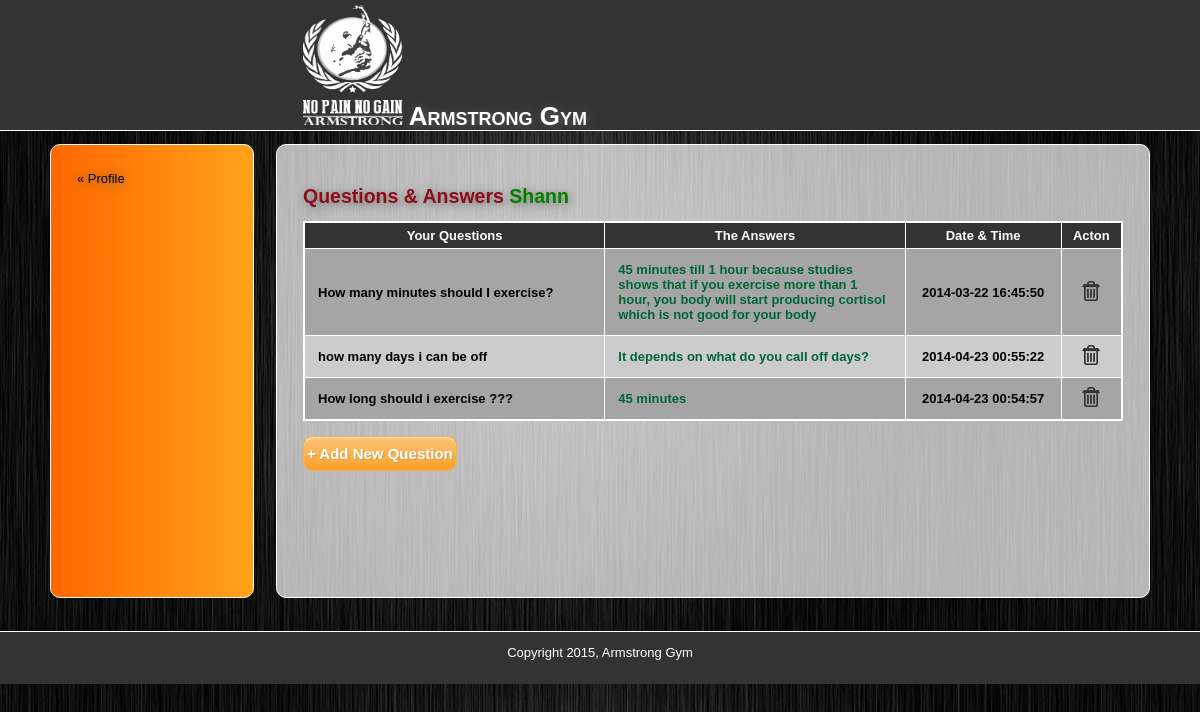
Screenshot of /q_and_a.php (signed in) with the database file from the repository.
### tables this page shows
CREATE TABLE `q_and_a` (
  `id` int(11) NOT NULL AUTO_INCREMENT,
  `user_id` int(11) NOT NULL,
  `question` text,
  `answer` text,
  `date` timestamp NULL DEFAULT CURRENT_TIMESTAMP ON UPDATE CURRENT_TIMESTAMP,
  PRIMARY KEY (`id`),
  KEY `user_id` (`user_id`),
  CONSTRAINT `q_and_a_ibfk_1` FOREIGN KEY (`user_id`) REFERENCES `users` (`id`) ON DELETE CASCADE ON UPDATE CASCADE
);

### includes/functions.php (called while the page is built, shortened)
<?php
function find_questions_by_user_id($id) {
	global $connection;
	$query = "SELECT * ";
	$query .= "FROM q_and_a ";
	$query .= "WHERE user_id = {$id}";
	$user_set = mysqli_query($connection, $query);
	return $user_set;
}
function find_member_by_id($user_id) {
	global $connection;
	$safe_user_id = mysqli_real_escape_string($connection, $user_id);
	$query = "SELECT * ";
	$query .= "FROM users ";
	$query .= "WHERE id = {$safe_user_id} ";
	$query .= "LIMIT 1";
	$user_set = mysqli_query($connection, $query);
	if ($user = mysqli_fetch_assoc($user_set)) {
		return $user;
	} else {
		return null;
	}
}

### public/q_and_a.php (the view, shortened to what this page needs)
<?php require_once("../includes/db_connection.php");     ?>
<?php require_once("../includes/functions.php");     ?>
<?php
  $user_id = $_SESSION["id"];
  $question_set = find_questions_by_user_id($user_id);
  $user_set = find_member_by_id($user_id);
  ?>
  <?php include("../includes/layouts/header.php"); ?>
  <div id="main">
  	<div id="navigation">
  		<p><a href="user_content.php">&laquo; Profile</a></p>
  		<br />
  	</div>
  	<div id="page">
  		<h2>
  			Questions & Answers
  			<?php
  			echo '<span style="color: green;">';
  			echo ucfirst(htmlentities($_SESSION["username"]));
  			echo '</span>';
  			?>
  		</h2>
  		<?php if (empty($user_set["admin"])) { ?>
  		<p style="color: #006633; font-weight: bold;">You Cannot ask any questions because you have no personal trainer yet.</p>
  		<p style="color: #006633; font-weight: bold;">To get a personal trainer, please talk to the receptionists.</p>
  		<?php } else { ?>
  		<table border="1" style="border-collapse: collapse;">
  			<tr>
  				<th style="width: 300px;">Your Questions</th>
  				<th style="width: 300px;">The Answers</th>
  				<th style="width: 150px;">Date & Time</th>
  				<th style="width: 50px;">Acton</th>
  			</tr>
  			<?php while ($user = mysqli_fetch_assoc($question_set)) { ?>
  			<tr>
  				<td style="padding: 1em;"><?php echo htmlentities($user["question"]); ?></td>
  				<td style="color: #006633; padding: 1em;">
  					<?php
  					if (empty($user["answer"])) {
  						echo "<center style=\"color: darkred;\">";
  						echo "Waiting to be answered...";
  						echo "</center>";
  					} else {
  						echo htmlentities($user["answer"]);
  					}
  					?>
  				</td>
  				<td><center><?php echo htmlentities($user["date"]); ?></center></td>
  				<td>
  					<center>
  						<a class="link e_d_img" title="Delete" href="delete_question.php?id=<?php echo urlencode($user["id"]); ?>" onclick="return confirm('Are you sure you want to delete?');">
  							<img src="images/delete-icon.png" alt="Delete">
  						</a>
  					</center>
  				</td>
  			</tr>
  			<?php } ?>
  		</table> <br />
  		<button class="buttons" onclick="window.location.href = 'new_question.php';">+ Add New Question</button>
  		<?php } ?>
  	</div>
  </div>
  <?php include("../includes/layouts/footer.php"); ?>

### public/stylesheets/public.css (style rules this page uses)
* { margin: 0; padding: 0; }
body { font-family: "Century Gothic", Tahoma, Helvetica, Arial, sans-serif; background-image: url(../images/gym.jpg); width: 100%; height: 100%; font-size: 13px; line-height: 15px; margin: 0 auto; min-width: 900px; }
img { border: none; }
button { padding: 3px; }
a { color: #8D0D19; text-shadow: 1px 1px 10px #666; }
#main { min-height: 500px; width: 1100px; margin: auto; }
#navigation { min-height: 400px; float: left; margin: 1em 0; padding: 2em; width: 150px; font-family: "Century Gothic", Tahoma, Helvetica, Arial, sans-serif; color: #000000; border: 1px solid white; -webkit-border-radius: 10px; -moz-border-radius: 10px; -o-border-radius: 10px; border-radius: 10px; background: -webkit-linear-gradient(270deg, #FFA319, #FF6600); background: -moz-linear-gradient(270deg, #FFA319, #FF6600); background: -o-linear-gradient(270deg, #FFA319, #FF6600); background: -ms-linear-gradient(270deg, #FFA319, #FF6600); background: linear-gradient(270deg, #FFA319, #FF6600); }
#navigation a { font-family: Helvetica, Arial, sans-serif; color: black; text-decoration: none; }
#page { margin: 1em 0; float: right; min-height: 400px; width: 820px; background-color: rgba(255,255,255, 0.7); padding: 2em; border: 1px solid white; -webkit-border-radius: 10px; -moz-border-radius: 10px; -o-border-radius: 10px; border-radius: 10px; }
#page h2 { color: #8D0D19; line-height: 50px; text-shadow: 2px 2px 10px #666; }
.link { text-decoration: none; }
td { padding: 0 1px; font-weight: bold; }
th { background-color: #333333; color: #FFFFFF; padding: 5px; border: 1px solid white; }
table { border: 2px solid white; border-collapse: collapse; }
.buttons { -moz-box-shadow:inset 0px 1px 0px 0px #fce2c1; -webkit-box-shadow:inset 0px 1px 0px 0px #fce2c1; box-shadow:inset 0px 1px 0px 0px #fce2c1; background:-webkit-gradient( linear, left top, left bottom, color-stop(0.05, #ffc477), color-stop(1, #fb9e25) ); background:-moz-linear-gradient( center top, #ffc477 5%, #fb9e25 100% ); filter:progid:DXImageTransform.Microsoft.gradient(startColorstr='#ffc477', endColorstr='#fb9e25'); background-color:#ffc477; -webkit-border-radius:10px; -moz-border-radius:10px; border-radius:10px; border:1px solid #eeb44f; display:inline-block; color:#ffffff; font-family:Arial; font-size:15px; font-weight:bold; height:35px; line-height:25px; text-align:center; text-shadow:1px 1px 0px #cc9f52; }

### public/q_and_a.php (style rules this page uses)
tr:nth-child(odd) { background-color: #cccccc; }
tr:nth-child(even) { background-color: #a5a5a5; }
td { border-right: 1px solid white; }

### rows the page displays
q_and_a: question "How many minutes should I exercise?", answer "45 minutes till 1 hour because studies shows that if you exercise more than 1 hour, you body will start producing cortisol which is not good for your body", date "2014-03-22 16:45:50"
q_and_a: question "how many days i can be off", answer "It depends on what do you call off days?", date "2014-04-23 00:55:22"
q_and_a: question "How long should i exercise ???", answer "45 minutes", date "2014-04-23 00:54:57"

### other values shown
$_SESSION["username"] "Shann"
